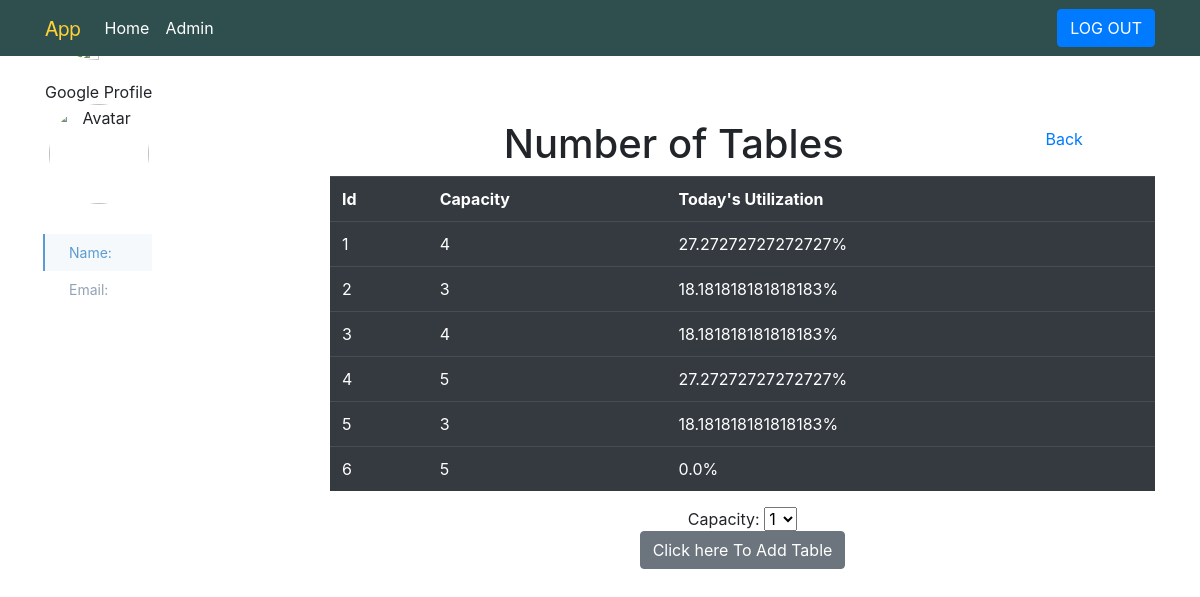
The page /show_tables on the database as committed earlier.
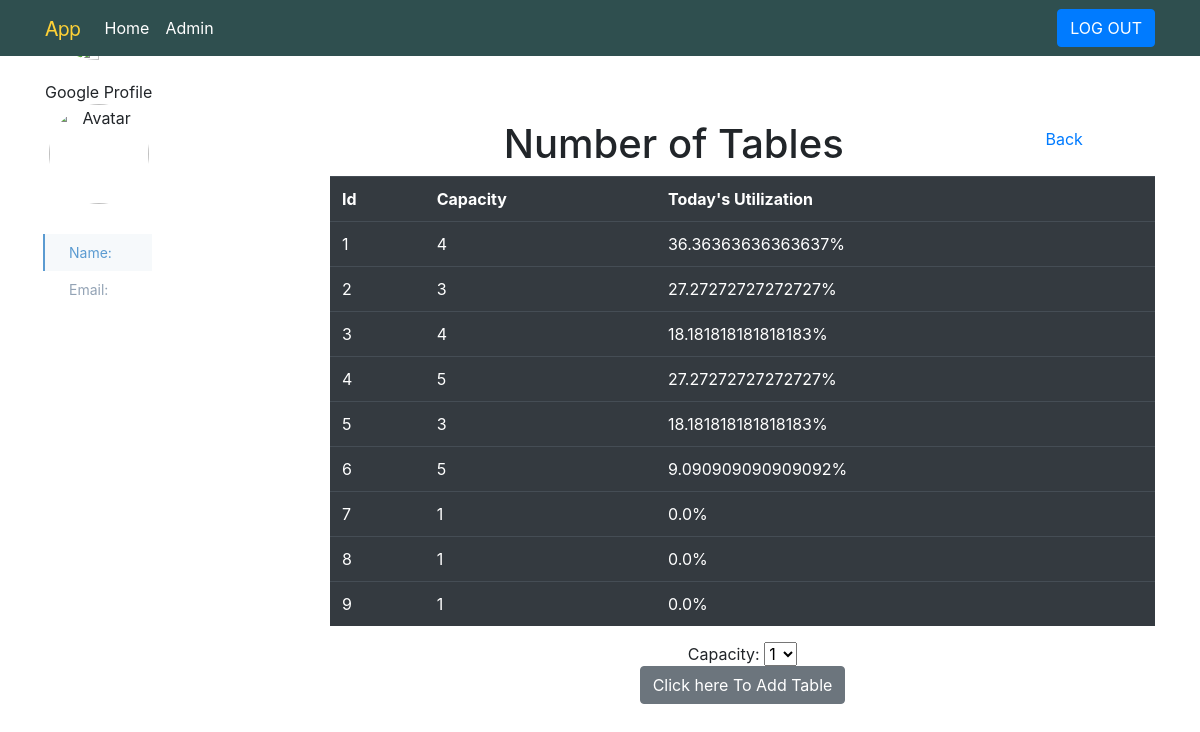
The same page on the database as committed later.
### app/models.py (models this page shows)
class Table(db.Model):
    id = db.Column(db.Integer, primary_key=True)
    capacity = db.Column(db.Integer, index=True)

### app/views.py (the view)
@app.route('/show_tables', methods=['GET', 'POST'])
def show_tables():
    form = AddTableForm()
    if form.validate_on_submit():
        table = Table(capacity=int(form.table_capacity.data))
        db.session.add(table)
        db.session.commit()
        flash("Table created!")
        return redirect('/show_tables')
    tables = Table.query.all()
    return render_template('show_tables.html', title="Tables", tables=tables, form=form)

### app/forms.py
class AddTableForm(FlaskForm    ):
    table_capacity = SelectField('table_capacity', coerce=int, choices = [(x, x) for x in range(1, MAX_TABLE_CAPACITY)])

### app/views.py (called while the page is built)
@app.context_processor
def utility_processor():
    def table_utilization(table):
        start_datetime = datetime.datetime.combine(datetime.datetime.date(datetime.datetime.now()), datetime.datetime.min.time())
        end_datetime = start_datetime + datetime.timedelta(days=1)
        num_reservations = len(Reservation.query.filter(Reservation.table==table, Reservation.reservation_time > start_datetime, Reservation.reservation_time < end_datetime).all())
        return (num_reservations / float(RESTAURANT_CLOSE_TIME - RESTAURANT_OPEN_TIME)) * 100
    return dict(table_utilization=table_utilization)

### app/templates/show_tables.html
{%  extends "base.html" %}
{% block content %}
<div class="col-12">
    <div class="row">
        <div class="col-10">
            <div class="text-center">
                <h1>Number of Tables</h1>
            </div>
        </div>
        <div class="col-2">
            <h2 class="btn btn-link">
                <a href="{{ url_for('admin') }}">Back</a>
            </h2>
        </div>
    </div>
</div>
<table class="table table-dark">
    <tr>
        <th scope="col">Id</th>
        <th scope="col">Capacity</th>
        <th scope="col">Today's Utilization</th>
    </tr>
    {% for table in tables %}
    <tr>
        <td>{{ table.id }}</td>
        <td>{{ table.capacity }}</td>
        <td>{{ table_utilization(table) }}%</td>
    </tr>
    {% endfor %}
</table>
<p>
    <form action="" method="POST" name="add_table">
        <div class="text-center">
            <div>Capacity:
                {{ form.table_capacity }}<br /></div>
            <input type="submit" value="Click here To Add Table" class="btn btn-secondary">
        </div>
    </form>
</p>
{% endblock %}

Rows that differ between the two databases and show on the page:
computed for Table id 1: table_utilization "27.27272727272727" → "36.36363636363637"
computed for Table id 2: table_utilization "18.181818181818183" → "27.27272727272727"
computed for Table id 6: table_utilization "0.0" → "9.090909090909092"
added Table: id "7", capacity "1", table_utilization "0.0"
added Table: id "8", capacity "1", table_utilization "0.0"
added Table: id "9", capacity "1", table_utilization "0.0"
